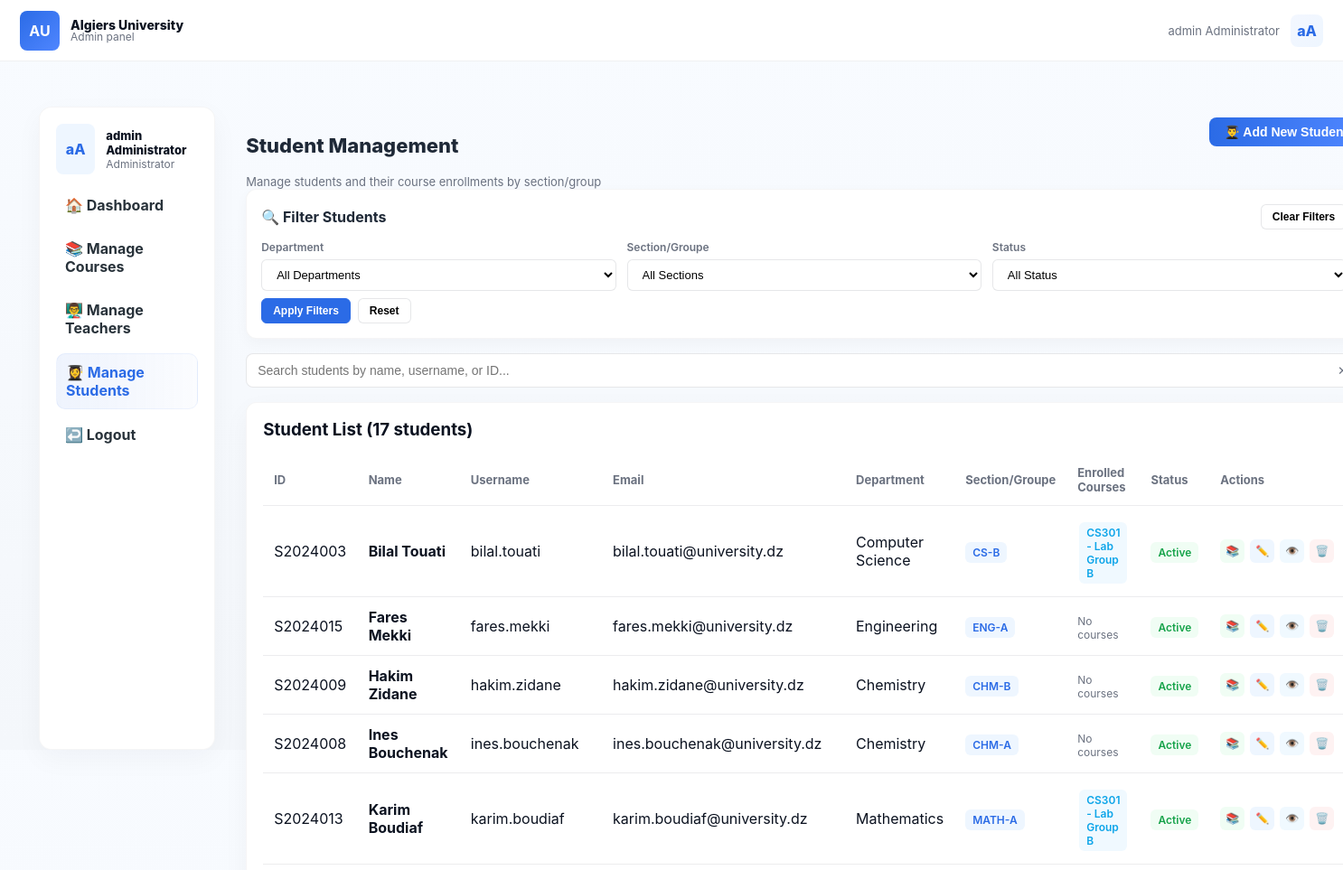
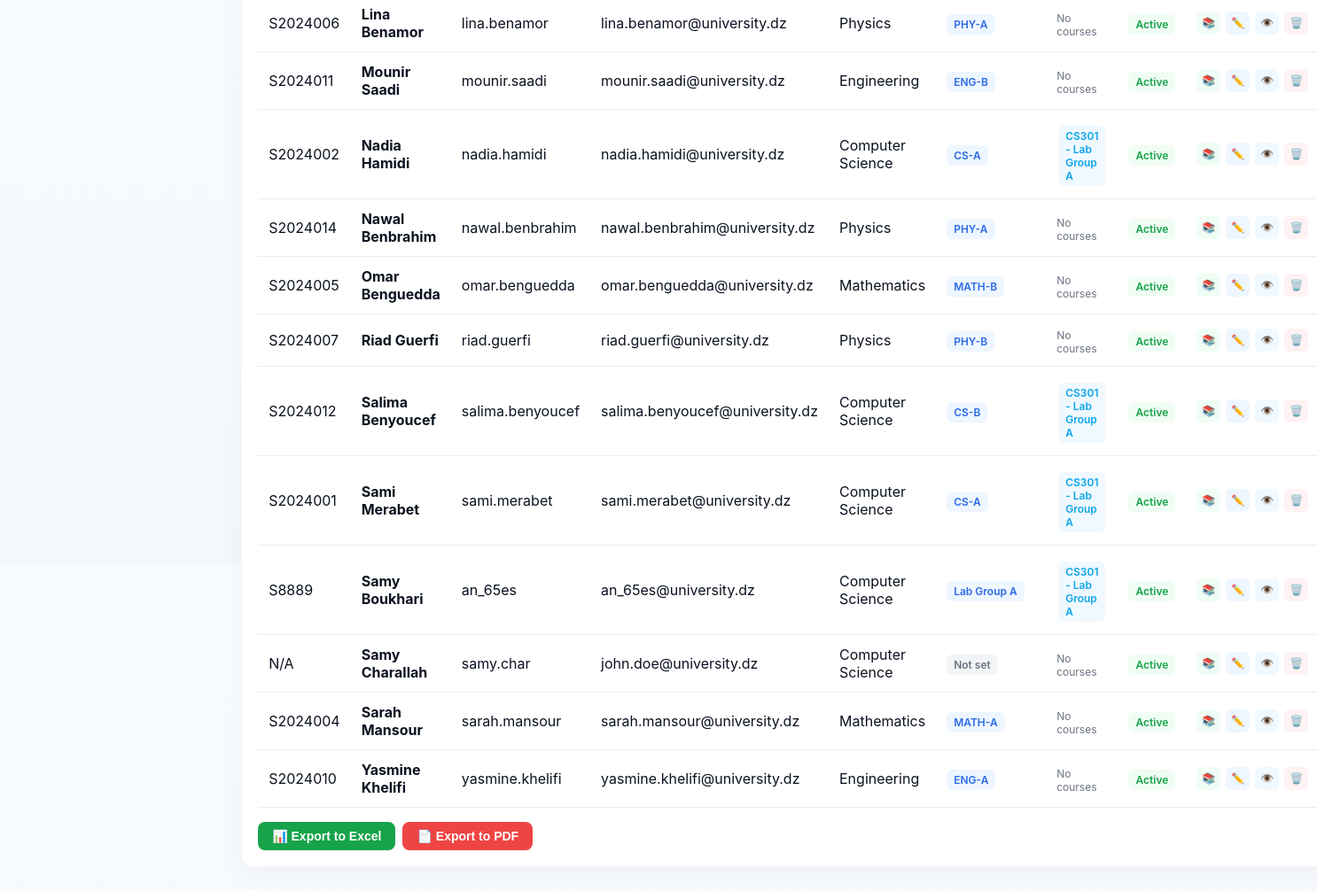
The app's page /admin/students.php (signed in) with its own data (2 pictures, top to bottom).
### tables this page shows
CREATE TABLE `users` (
  `id` int(11) NOT NULL,
  `username` varchar(50) NOT NULL,
  `email` varchar(100) NOT NULL,
  `password` varchar(255) NOT NULL,
  `first_name` varchar(50) NOT NULL,
  `last_name` varchar(50) NOT NULL,
  `user_type` enum('admin','teacher','student') NOT NULL,
  `student_id` varchar(20) DEFAULT NULL,
  `department` varchar(100) DEFAULT NULL,
  `section_groupe` varchar(50) DEFAULT NULL,
  `phone` varchar(20) DEFAULT NULL,
  `profile_image` varchar(255) DEFAULT NULL,
  `is_active` tinyint(1) DEFAULT 1,
  `created_at` timestamp NOT NULL DEFAULT current_timestamp(),
  `updated_at` timestamp NOT NULL DEFAULT current_timestamp() ON UPDATE current_timestamp()
);

CREATE TABLE `course_groups` (
  `id` int(11) NOT NULL,
  `course_id` int(11) NOT NULL,
  `group_name` varchar(50) NOT NULL,
  `schedule_info` text DEFAULT NULL,
  `max_capacity` int(11) DEFAULT 30,
  `created_at` timestamp NOT NULL DEFAULT current_timestamp()
);

CREATE TABLE `courses` (
  `id` int(11) NOT NULL,
  `course_code` varchar(20) NOT NULL,
  `course_name` varchar(100) NOT NULL,
  `description` text DEFAULT NULL,
  `credits` int(11) DEFAULT 3,
  `teacher_id` int(11) DEFAULT NULL,
  `semester` varchar(50) DEFAULT 'Fall 2024',
  `max_students` int(11) DEFAULT 30,
  `is_active` tinyint(1) DEFAULT 1,
  `created_at` timestamp NOT NULL DEFAULT current_timestamp()
);

### config.php (called while the page is built, shortened)
<?php
require_once 'db.php';
try {
    $pdo = new PDO("mysql:host=" . DB_HOST . ";dbname=" . DB_NAME . ";charset=utf8mb4", DB_USER, DB_PASS);
    $pdo->setAttribute(PDO::ATTR_ERRMODE, PDO::ERRMODE_EXCEPTION);
    $pdo->setAttribute(PDO::ATTR_DEFAULT_FETCH_MODE, PDO::FETCH_ASSOC);
    $db_functions = new DBFunctions($pdo);
} catch (PDOException $e) {
    die("Database connection failed: " . $e->getMessage());
}
?>

### db.php (called while the page is built, shortened)
<?php
class DBFunctions {
    private $db;
    public function __construct($pdo) {
        $this->db = $pdo;
    }
    public function getUsersByType($user_type) {
        try {
            $stmt = $this->db->prepare("
                SELECT id, first_name, last_name, username, email,
                       student_id, department, section_groupe, is_active
                FROM users
                WHERE user_type = ?
                ORDER BY first_name, last_name
            ");
            $stmt->execute([$user_type]);
            return $stmt->fetchAll(PDO::FETCH_ASSOC);
        } catch (PDOException $e) {
            error_log("Error getting users by type: " . $e->getMessage());
            return [];
        }
    }
}
?>

### admin/students.php (the view, shortened to what this page needs)
<?php
require_once '../config.php';
$students = $db_functions->getUsersByType('student');
foreach ($students as &$student) {
    $stmt = $pdo->prepare("
        SELECT cg.id, cg.group_name, c.course_code, c.course_name
        FROM group_enrollments ge
        JOIN course_groups cg ON ge.group_id = cg.id
        JOIN courses c ON cg.course_id = c.id
        WHERE ge.student_id = ?
    ");
    $stmt->execute([$student['id']]);
    $student['enrolled_courses'] = $stmt->fetchAll(PDO::FETCH_ASSOC);
}
?>
<!DOCTYPE html>
<html lang="en">
<head>
</head>
<body>
    <header class="topbar" role="banner">
        <div style="display:flex;align-items:center;">
            <div class="mark">AU</div>
            <div class="brand-text">
                <div style="font-weight:800">Algiers University</div>
                <div style="font-size:12px;color:var(--muted)">Admin panel</div>
            </div>
        </div>
        <div class="user-actions" role="navigation" aria-label="User">
            <div class="username"><?php echo htmlspecialchars($_SESSION['first_name'] . ' ' . $_SESSION['last_name']); ?></div>
            <div style="width:36px;height:36px;border-radius:8px;background:linear-gradient(135deg,#f3f7ff,#eef6ff);display:flex;align-items:center;justify-content:center;color:var(--brand);font-weight:800"><?php echo substr($_SESSION['first_name'], 0, 1) . substr($_SESSION['last_name'], 0, 1); ?></div>
        </div>
    </header>
    <main class="layout" role="main">
        <aside class="sidebar" aria-label="Main navigation">
            <div class="profile">
                <div class="avatar"><?php echo substr($_SESSION['first_name'], 0, 1) . substr($_SESSION['last_name'], 0, 1); ?></div>
                <div class="pmeta">
                    <div class="name"><?php echo htmlspecialchars($_SESSION['first_name'] . ' ' . $_SESSION['last_name']); ?></div>
                    <div class="role">Administrator</div>
                </div>
            </div>
            <nav class="nav" aria-label="Primary">
                <a href="dashboard.php">🏠 Dashboard</a>
                <a href="courses.php">📚 Manage Courses</a>
                <a href="teachers.php">👨‍🏫 Manage Teachers</a>
                <a href="students.php" class="active">👩‍🎓 Manage Students</a>
                <a href="../logout.php" class="logout">↩️ Logout</a>
            </nav>
        </aside>
        <section class="content" aria-labelledby="students-title">
            <div class="page-head">
                <div>
                    <h1 id="students-title" class="title">Student Management</h1>
                    <div class="subtitle">Manage students and their course enrollments by section/group</div>
                </div>
                <button class="btn primary" onclick="openAddStudentModal()">
                    👨‍🎓 Add New Student
                </button>
            </div>
            <div class="filter-section">
                <div class="filter-header">
                    <div class="filter-title">🔍 Filter Students</div>
                    <button class="filter-btn" onclick="clearFilters()">Clear Filters</button>
                </div>
                <div class="filter-controls">
                    <div class="filter-group">
                        <label class="filter-label">Department</label>
                        <select class="filter-select" id="filterDepartment">
                            <option value="">All Departments</option>
                        </select>
                    </div>
                    <div class="filter-group">
                        <label class="filter-label">Section/Groupe</label>
                        <select class="filter-select" id="filterSection">
                            <option value="">All Sections</option>
                        </select>
                    </div>
                    <div class="filter-group">
                        <label class="filter-label">Status</label>
                        <select class="filter-select" id="filterStatus">
                            <option value="">All Status</option>
                        </select>
                    </div>
                </div>
                <div class="filter-actions">
                    <button class="filter-btn apply" onclick="applyFilters()">Apply Filters</button>
                    <button class="filter-btn" onclick="resetFilters()">Reset</button>
                </div>
            </div>
            <div class="search-box">
                <input type="text" class="search-input" placeholder="Search students by name, username, or ID..." id="searchStudents">
                <button class="search-clear" onclick="clearSearch()">✕</button>
            </div>
            <div class="card">
                <h3 style="margin:0 0 16px 0">Student List (<?php echo count($students); ?> students)</h3>
                <div class="table-responsive">
                    <table class="table" id="studentsTable">
                        <thead>
                            <tr>
                                <th>ID</th>
                                <th>Name</th>
                                <th>Username</th>
                                <th>Email</th>
                                <th>Department</th>
                                <th>Section/Groupe</th>
                                <th>Enrolled Courses</th>
                                <th>Status</th>
                                <th>Actions</th>
                            </tr>
                        </thead>
                        <tbody>
                            <?php foreach ($students as $student): ?>
                            <tr>
                                <td><?php echo htmlspecialchars($student['student_id'] ?? 'N/A'); ?></td>
                                <td><strong><?php echo htmlspecialchars($student['first_name'] . ' ' . $student['last_name']); ?></strong></td>
                                <td><?php echo htmlspecialchars($student['username']); ?></td>
                                <td><?php echo htmlspecialchars($student['email']); ?></td>
                                <td><?php echo htmlspecialchars($student['department'] ?? 'N/A'); ?></td>
                                <td>
                                    <?php if (!empty($student['section_groupe'])): ?>
                                        <span class="badge primary"><?php echo htmlspecialchars($student['section_groupe']); ?></span>
                                    <?php else: ?>
                                        <span class="badge secondary">Not set</span>
                                    <?php endif; ?>
                                </td>
                                <td>
                                    <div class="courses-list">
                                        <?php if (!empty($student['enrolled_courses'])): ?>
                                            <?php foreach ($student['enrolled_courses'] as $course): ?>
                                                <span class="badge course" title="<?php echo htmlspecialchars($course['course_name']); ?>">
                                                    <?php echo htmlspecialchars($course['course_code'] . ' - ' . $course['group_name']); ?>
                                                </span>
                                            <?php endforeach; ?>
                                        <?php else: ?>
                                            <span style="color:var(--muted);font-size:12px">No courses</span>
                                        <?php endif; ?>
                                    </div>
                                </td>
                                <td>
                                    <?php if ($student['is_active']): ?>
                                        <span class="badge success">Active</span>
                                    <?php else: ?>
                                        <span class="badge secondary">Inactive</span>
                                    <?php endif; ?>
                                </td>
                                <td>
                                    <div class="actions">
                                        <button class="action-btn courses" onclick="openCourseEnrollmentModal(<?php echo $student['id']; ?>, '<?php echo htmlspecialchars($student['first_name'] . ' ' . $student['last_name']); ?>', '<?php echo htmlspecialchars($student['section_groupe'] ?? ''); ?>')">📚</button>
                                        <button class="action-btn edit" onclick="openEditStudentModal(<?php echo htmlspecialchars(json_encode($student)); ?>)">✏️</button>
                                        <button class="action-btn view" onclick="viewStudent(<?php echo $student['id']; ?>)">👁️</button>
                                        <form method="POST" style="display:inline;" onsubmit="return confirm('Are you sure you want to delete this student?')">
                                            <button type="submit" name="delete_student" class="action-btn delete">🗑️</button>
                                        </form>
                                    </div>
                                </td>
                            </tr>
                            <?php endforeach; ?>
                        </tbody>
                    </table>
                </div>
                <div class="export-options">
                    <button class="btn success" onclick="exportData('excel')">
                        📊 Export to Excel
                    </button>
                    <button class="btn danger" onclick="exportData('pdf')">
                        📄 Export to PDF
                    </button>
                </div>
            </div>
        </section>
    </main>
</body>
</html>

### records on screen
users: student "S2024003", first_name+last_name "Bilal Touati", username "bilal.touati", email "bilal.touati@university.dz", department "Computer Science", section_groupe "CS-B", is_active "Active"
course_groups: course+group_name "CS301 - Lab Group B"
users: student "S2024015", first_name+last_name "Fares Mekki", username "fares.mekki", email "fares.mekki@university.dz", department "Engineering", section_groupe "ENG-A", shows "No courses", is_active "Active"
users: student "S2024009", first_name+last_name "Hakim Zidane", username "hakim.zidane", email "hakim.zidane@university.dz", department "Chemistry", section_groupe "CHM-B", shows "No courses", is_active "Active"
users: student "S2024008", first_name+last_name "Ines Bouchenak", username "ines.bouchenak", email "ines.bouchenak@university.dz", department "Chemistry", section_groupe "CHM-A", shows "No courses", is_active "Active"
users: student "S2024013", first_name+last_name "Karim Boudiaf", username "karim.boudiaf", email "karim.boudiaf@university.dz", department "Mathematics", section_groupe "MATH-A", is_active "Active"
users: student "S2024006", first_name+last_name "Lina Benamor", username "lina.benamor", email "lina.benamor@university.dz", department "Physics", section_groupe "PHY-A", shows "No courses", is_active "Active"
users: student "S2024011", first_name+last_name "Mounir Saadi", username "mounir.saadi", email "mounir.saadi@university.dz", department "Engineering", section_groupe "ENG-B", shows "No courses", is_active "Active"
users: student "S2024002", first_name+last_name "Nadia Hamidi", username "nadia.hamidi", email "nadia.hamidi@university.dz", department "Computer Science", section_groupe "CS-A", is_active "Active"
course_groups: course+group_name "CS301 - Lab Group A"
users: student "S2024014", first_name+last_name "Nawal Benbrahim", username "nawal.benbrahim", email "nawal.benbrahim@university.dz", department "Physics", section_groupe "PHY-A", shows "No courses", is_active "Active"
users: student "S2024005", first_name+last_name "Omar Benguedda", username "omar.benguedda", email "omar.benguedda@university.dz", department "Mathematics", section_groupe "MATH-B", shows "No courses", is_active "Active"
users: student "S2024007", first_name+last_name "Riad Guerfi", username "riad.guerfi", email "riad.guerfi@university.dz", department "Physics", section_groupe "PHY-B", shows "No courses", is_active "Active"
users: student "S2024012", first_name+last_name "Salima Benyoucef", username "salima.benyoucef", email "salima.benyoucef@university.dz", department "Computer Science", section_groupe "CS-B", is_active "Active"
users: student "S2024001", first_name+last_name "Sami Merabet", username "sami.merabet", email "sami.merabet@university.dz", department "Computer Science", section_groupe "CS-A", is_active "Active"
users: student "S8889", first_name+last_name "Samy Boukhari", username "an_65es", email "an_65es@university.dz", department "Computer Science", section_groupe "Lab Group A", is_active "Active"
users: student "N/A", first_name+last_name "Samy Charallah", username "samy.char", email "john.doe@university.dz", department "Computer Science", shows "Not set", shows "No courses", is_active "Active"
users: student "S2024004", first_name+last_name "Sarah Mansour", username "sarah.mansour", email "sarah.mansour@university.dz", department "Mathematics", section_groupe "MATH-A", shows "No courses", is_active "Active"
users: student "S2024010", first_name+last_name "Yasmine Khelifi", username "yasmine.khelifi", email "yasmine.khelifi@university.dz", department "Engineering", section_groupe "ENG-A", shows "No courses", is_active "Active"

### other values on screen
$_SESSION['first_name'] . ' ' . $_SESSION['last_name'] "admin Administrator"
substr($_SESSION['first_name'], 0, 1) "a"
substr($_SESSION['last_name'], 0, 1) "A"
count($students) "17"
